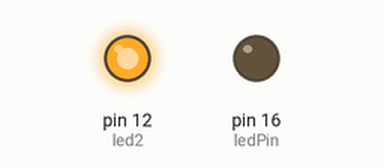
A sketch run on a simulated Arduino Uno, built with avr-gcc and run on an emulated ATmega328P. Parts: output pins drawn as LEDs (lit = HIGH).

Above: at 0.05 s.
At 1.55 s:
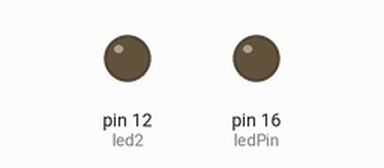
Timing chart, 0 to 3.7 s (numbered marks = the images above):
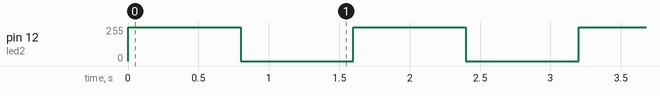

The sketch:

Chop_Tat_Dinh_Thoi.ino
```cpp
int ledPin = 16; // LED connected to digital pin 16
int led2 = 12;
int ledState = LOW;
unsigned long previousMillis = 0;
const long interval = 400;
const long interval2 = 800;

void setup() {
  pinMode(ledPin, OUTPUT);
  pinMode(led2, OUTPUT);
}

void loop()
{
  unsigned long currentMillis = millis();
  if(currentMillis - previousMillis >= interval) {
    previousMillis = currentMillis;
    if (ledState == LOW)
      ledState = HIGH;  // Note that this switches the LED *off*
    else
      ledState = LOW;   // Note that this switches the LED *on*
    digitalWrite(ledPin, ledState);
  }
  if(currentMillis - ledPin >= interval2) {
    ledPin = currentMillis;
    if (ledState == LOW)
      ledState = HIGH;  // Note that this switches the LED *off*
    else
      ledState = LOW;   // Note that this switches the LED *on*
    digitalWrite(led2, ledState);
    }
}
```

Measured:
- by itself, pin 12 (led2): repeats every 1.6 s: 0/255 0.80 s, 255/255 0.80 s, until it stays 128/255 from 32.8 s
